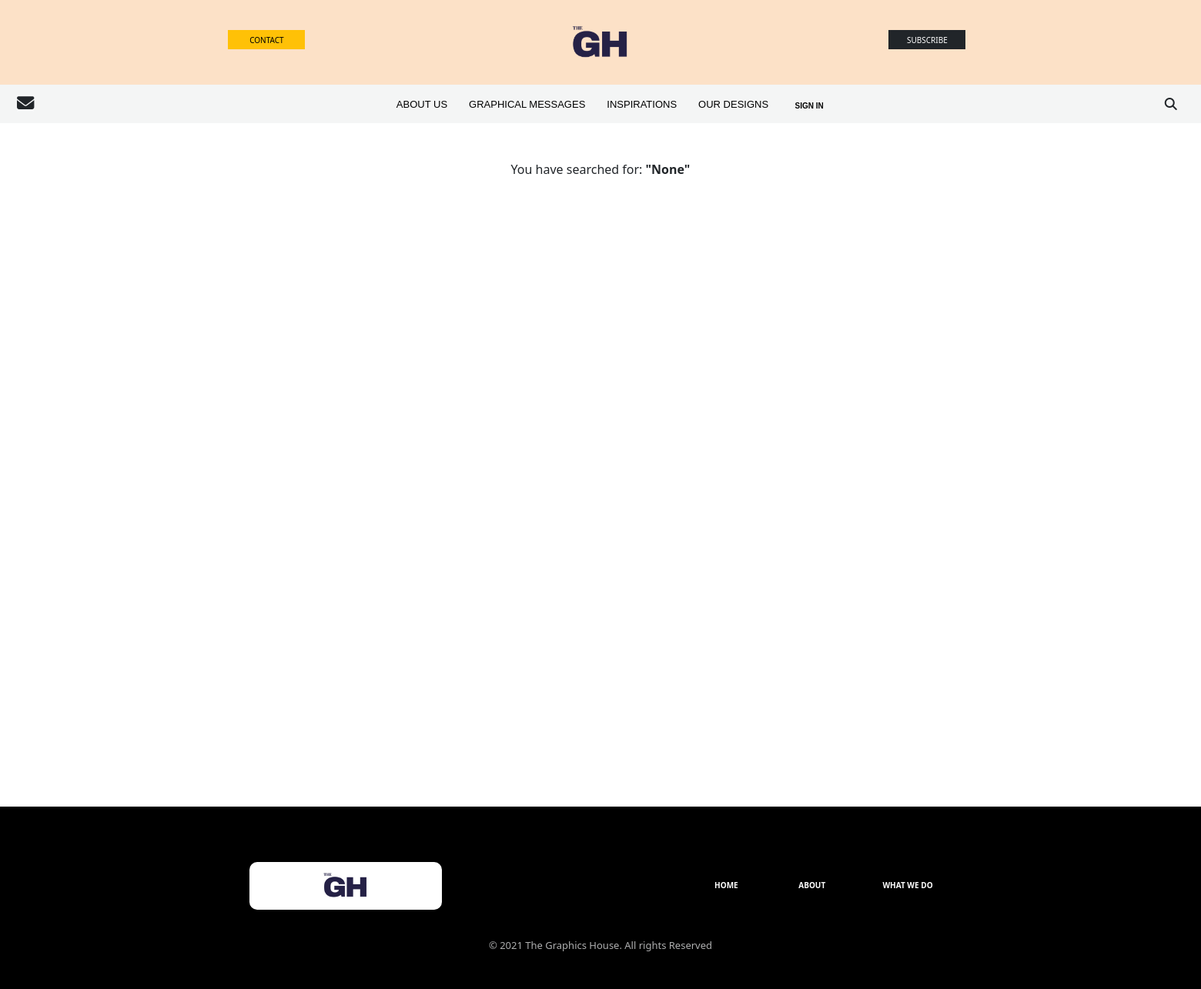
The app's page /search/ with its own data.
### website/models.py (models this page shows, shortened)
class Category(models.Model):
    name = models.CharField(max_length=250, unique=True)
    description = models.TextField(blank=True)
    slug = models.SlugField(null=True,unique=True)
    navbar = models.BooleanField(default=False)
    class Meta:
        ordering = ('name',)
        verbose_name = 'category'
        verbose_name_plural = 'categories'

### search_app/views.py (the view)
# urls.py: path('', views.searchResults, name='searchResult'),
def searchResults(request):
    posts = None
    query = None
    if 'q' in request.GET:
        query = request.GET.get('q')
        posts= Post.objects.all().filter(Q(title__contains=query))
    return render(request, 'search_app/search.html', {'query':query, 'posts':posts})

### website/context_processors.py (called while the page is built)
def whatWeDo(request):
    whatWeDo = Post.objects.filter(category = 8)
    return dict(whatWeDo=whatWeDo)

def menu(request):
    links = Category.objects.filter(navbar = True)
    return dict(links=links)

def user_count(request):
    def get_ip(request):
            address = request.META.get('HTTP_X_FORWARDED_FOR')
            if address:
                ip = address.split(',')[-1].strip()
            else:
                ip = request.META.get('REMOTE_ADDR')
            return ip
    ip = get_ip(request)
    u = UserSession(user=ip)
    result = UserSession.objects.filter(Q(user__icontains=ip))
    if len(result) == 1:
        print("user exists")
    elif len(result) > 1:
        print("user exists again")
    else:
        u.save()
        print("user is uniqq")
    countusers = UserSession.objects.all().count()
    print("total users", countusers)
    return dict(countusers=countusers)

def post_menu(request):
    post_list = Post.objects.filter(published = True)
    return dict(post_list=post_list)

def message_count(request):
    message_countAll = Messages.objects.filter(read=False)
    message_count = message_countAll.count()
    return dict(message_count=message_count)

def contact_form(request):
    formMessage = MessageForm()
    context = {
        'formMessage':formMessage
    }
    return context

### website/models.py (called while the page is built)
    def get_absolute_url(self):
        return reverse('website:post_detail', args=[self.category.slug, self.slug])

### search_app/templates/search_app/search.html (shortened to what this page needs)
{% extends "base.html" %}
{% load static %}
{% block content %}
<link rel="stylesheet" href="{% static 'css/home.css' %}" />
<link rel="stylesheet" href="{% static 'css/all.css' %}" />
<p class="text-center my_search_text mt-5">
  You have searched for: <b>"{{ query }}"</b>
</p>
<div class="Outer container-md">
</div>
{% endblock content %}

### website/templates/navbar.html (shortened to what this page needs)
{% load static %}
<link rel="stylesheet" href="{% static 'css/all.css' %}" />
<nav style="
    /* border-top: #eeeeee 1px solid;
    border-bottom: #eeeeee 1px solid; */
    padding: 0 !important;
    background-color: #f4f5f5;
  " id="navbarMain" class="sticky-top navbar navbar-expand-lg">
  <button style="border: none; font: 1.4em sans-serif; background-color: #f4f5f5" data-toggle="modal"
    data-target="#exampleModal" id="mobileButtonn" class="">
    <i class="fas fa-envelope text-dark bg-light"></i>
  </button>
  <div class="collapse navbar-collapse" id="navbarNav">
    <ul id="navbarContent" class="navbar-nav mx-auto">
      {% if links %}
      {%for link in links%}
      <li class="nav-item text-center text-bold navers">
        <a style="color: black" href="{% url 'website:category_detail' link.slug %}" class="text-white t"
          aria-current="page">{{link.name}}</a>
      </li>
      {%endfor%}
      {% endif %}
      {% if user.is_authenticated %}
      <li class="text-center">
        <a class="badge badge-info" href="{% url 'signout' %}">Sign Out </a>
      </li>
      {% else %}
      <li class="text-center">
        <a class="badge badge-info" href="{% url 'signin' %}">Sign In </a>
      </li>
      {% endif %}
    </ul>
  </div>
  <i style="margin-right: 2vw" id="searchIconMobile2" class="fas fa-search text-dark"></i>
</nav>

### static/css/all.css (style rules this page uses)
@media only screen and (min-width: 1201px) { nav { height: 50px; } }

### static/css/home.css (style rules this page uses)
#navbarContent li { font-weight: 300; }
#navbarMain { background-color: #f4f5f5; margin-top: -1px; color: black; }
#navbarContent li a { color: black; }
.navers { font-family: "Playfair Display", serif; }
#navbarContent li a { color: black; font-size: 10px; text-transform: uppercase; font-family: sans-serif; list-style-type: none; text-decoration: none; }
@media only screen and (min-width: 1502px) { #navbarContent li { font-weight: 300; margin-left: 28px; } }
@media only screen and (min-width: 1502px) { .container-md { max-width: 62%; display: flex; justify-content: space-between; } }
@media only screen and (min-width: 1502px) { ::placeholder { margin-top: -10px; padding-left: 16px; margin-bottom: 19px; font-size: 12px; font-weight: 300; } }

### website/templates/base.html (style rules this page uses)
::placeholder { font-size: 70% !important; }

### website/templates/navbar.html (style rules this page uses)
.t { color: black !important; font-family: Helvetica !important; font-size: 13px !important; }
#searchIconMobile2 { transition: 0.1s ease-in-out; }

### records on screen
Category: name "ABOUT US"
Category: name "GRAPHICAL MESSAGES"
Category: name "INSPIRATIONS"
Category: name "OUR DESIGNS"

### other values on screen
{{ query }} "None"
